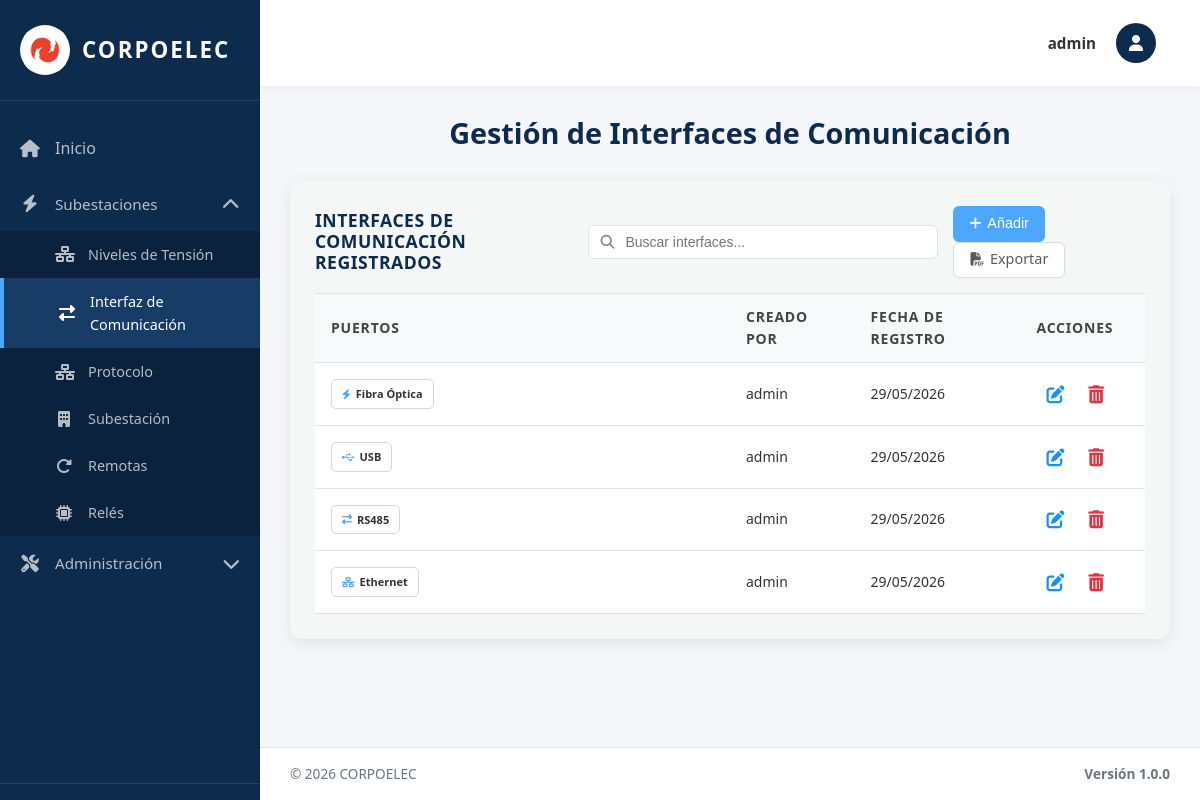
Before: /interfaces/ (signed in) with the older database file.
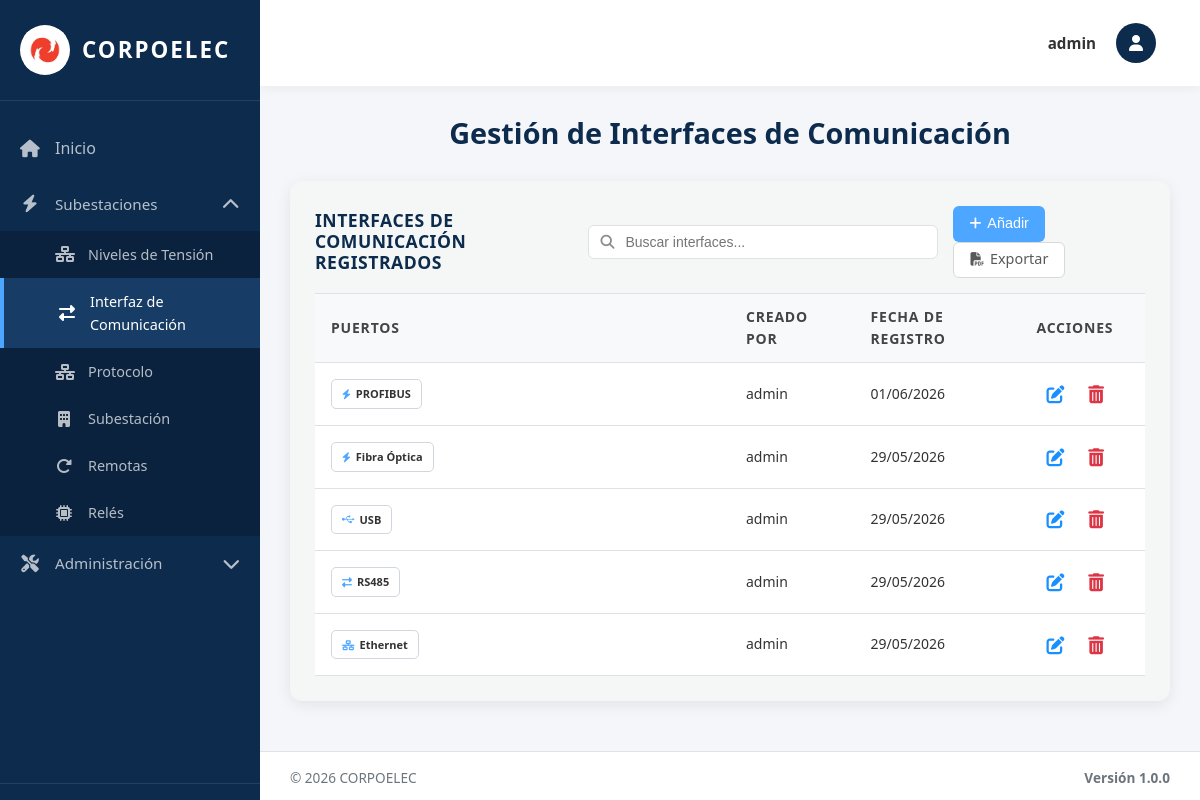
After: the same page with the newer database file.
### equipos/models.py (models this page shows, shortened)
class PuertoComunicacion(models.Model):
    TIPO_CHOICES = [
        ('ETH', 'Ethernet'),
        ('RS232', 'RS232'),
        ('RS485', 'RS485'),
        ('USB', 'USB'),
        ('FIBRA', 'Fibra Óptica'),
    ]
    Id_Puerto = models.AutoField(primary_key=True)  # Identificador único
    Id_Interfaz = models.ForeignKey(InterfazDeComunicacion, on_delete=models.SET_NULL, null=True, blank=True, related_name='puertos')  # Interface a la que pertenece - SET_NULL permite eliminar interfaz sin borrar puertos
    Tipo = models.CharField(max_length=30, choices=TIPO_CHOICES, default='ETH', verbose_name='Tipo de Puerto')  # Tipo de puerto (enumerado o personalizado por el admin)
    Descripcion = models.CharField(max_length=80, blank=True, default='', verbose_name='Descripción')  # Descripción breve (útil para tipos personalizados)
    Icono = models.CharField(max_length=40, blank=True, default='', verbose_name='Ícono')  # Clase FontAwesome (para tipos personalizados)
    Estado = models.CharField(max_length=50, default='Activo', verbose_name='Estado')  # Estado operativo
    Fecha_Reg = models.DateField(auto_now_add=True)  # Fecha de registro automática
    creado_por = models.ForeignKey(User, on_delete=models.SET_NULL, null=True, blank=True, related_name='puertos_creados')  # Usuario que creó el registro
    class Meta:
        verbose_name = 'Puerto de Comunicación'
        verbose_name_plural = 'Puertos de Comunicación'
        ordering = ['Id_Puerto']  # Orden por ID ascendente

class InterfazDeComunicacion(models.Model):
    TIPO_INTERFAZ_CHOICES = [
        ('PUERTOS', 'Puertos de Comunicación'),
        ('PROTOCOLOS', 'Protocolos de Comunicación'),
    ]
    Id_Interfaz = models.AutoField(primary_key=True, serialize=False)  # Identificador único (PK)
    Puertos_C = models.IntegerField(default=0, verbose_name='Cantidad de Puertos')  # Contador de puertos
    Fecha_Reg = models.DateField(auto_now_add=True)  # Fecha de registro automática
    creado_por = models.ForeignKey(User, on_delete=models.SET_NULL, null=True, blank=True, related_name='interfaces_creadas')  # Usuario que creó el registro
    Tipo_Interfaz = models.CharField(max_length=20, choices=TIPO_INTERFAZ_CHOICES, default='PUERTOS', verbose_name='Tipo de Interfaz')  # Tipo de interfaz
    Activo = models.BooleanField(default=True, verbose_name='Activo')  # Para eliminación lógica
    objects = models.Manager()
    activos = models.Manager()  # Manager por defecto para filtrar activos
    class Meta:
        verbose_name = 'Interfaz de Comunicación'
        verbose_name_plural = 'Interfaces de Comunicación'
        ordering = ['Id_Interfaz']  # Orden por ID ascendente

### equipos/views.py (the view, shortened to what this page needs)
# urls.py: path('interfaces/', interfaces_view, name='interfaces'),
@login_required(login_url='/login/')
@no_cache
def interfaces_view(request):
    interfaces_list = InterfazDeComunicacion.objects.filter(Tipo_Interfaz='PUERTOS', Activo=True).prefetch_related('puertos').order_by('-Fecha_Reg', '-Id_Interfaz')
    paginator = Paginator(interfaces_list, 10)
    page_number = request.GET.get('page')
    page_obj = paginator.get_page(page_number)
    puertos_tipos = PuertoComunicacion.TIPO_CHOICES
    tipos_registrados = list(PuertoComunicacion.objects.filter(
        Id_Interfaz__Tipo_Interfaz='PUERTOS', Id_Interfaz__Activo=True
    ).values_list('Tipo', flat=True).distinct())
    tipos_personalizados = TipoPuertoPersonalizado.objects.filter(Activo=True).order_by('Tipo')
    context = {
        'title': 'Interfaz de Comunicacion',
        'page_obj': page_obj,
        'puertos_tipos': puertos_tipos,
        'tipos_registrados': tipos_registrados,
        'tipos_personalizados': tipos_personalizados,
        'is_admin': request.user.is_superuser,
        'puede_crear': puede_crear(request),
        'puede_actualizar': puede_actualizar(request),
        'puede_eliminar': puede_eliminar(request)
    }
    return render(request, 'interfaces.html', context)

### equipos/context_processors.py (called while the page is built, shortened)
def permisos_usuario(request):
    if request.user.is_superuser:
        return {
            'permisos_usuario': {'crear': True, 'actualizar': True, 'eliminar': True},
            'puede_crear': True,
            'puede_actualizar': True,
            'puede_eliminar': True,
        }

### templates/interfaces.html (shortened to what this page needs)
{% extends 'base.html' %}
{% load static %}
{% block content %}
<div class="welcome-text">
  <h2>Gestión de Interfaces de Comunicación</h2>
</div>
<div class="table-section">
<div class="table-header">
  <h3>INTERFACES DE COMUNICACIÓN REGISTRADOS</h3>
  <div class="search-container">
    <input type="text" class="search-input" id="searchInput" placeholder="Buscar interfaces..." onkeyup="filterTable()">
  </div>
  <div class="action-buttons">
    {% if puede_crear %}
    <button class="btn btn-primary btn-add-top" onclick="abrirModal()">
      <i class="fas fa-plus"></i> Añadir
    </button>
    {% endif %}
    <a href="{% url 'exportar_interfaces_pdf' %}" class="btn btn-secondary btn-add-top" title="Exportar PDF">
      <i class="fas fa-file-pdf"></i> Exportar
    </a>
  </div>
</div>
  {% if page_obj.paginator.count > 0 %}
  <table class="data-table">
    <thead>
      <tr>
        <th width="50%">Puertos</th>
        {% if is_admin %}<th width="15%">Creado Por</th>{% endif %}
        <th width="20%">Fecha de Registro</th>
        <th width="15%">Acciones</th>
      </tr>
    </thead>
    <tbody>
      {% for interfaz in page_obj %}
      <tr>
        <td>
          <div class="puertos-container">
          {% for puerto in interfaz.puertos.all %}
              <span class="puerto-badge"{% if puerto.Descripcion %} title="{{ puerto.Descripcion }}"{% endif %}>
                <span class="puerto-icon">
                  {% if puerto.Tipo == 'ETH' %}<i class="fas fa-network-wired"></i>
                  {% elif puerto.Tipo == 'RS232' %}<i class="fas fa-plug"></i>
                  {% elif puerto.Tipo == 'RS485' %}<i class="fas fa-exchange-alt"></i>
                  {% elif puerto.Tipo == 'USB' %}<i class="fab fa-usb"></i>
                  {% elif puerto.Tipo == 'FIBRA' %}<i class="fas fa-bolt"></i>
                  {% elif puerto.Icono %}<i class="{{ puerto.Icono }}"></i>
                  {% else %}<i class="fas fa-microchip"></i>{% endif %}
                </span>
                <span class="puerto-text">{{ puerto.get_Tipo_display }}</span>
              </span>
          {% empty %}
              <span class="no-data">Sin puertos</span>
          {% endfor %}
          </div>
        </td>
        {% if is_admin %}<td>{{ interfaz.creado_por.username|default:"Sistema" }}</td>{% endif %}
        <td><span class="fecha-text">{{ interfaz.Fecha_Reg|date:"d/m/Y" }}</span></td>
        <td class="actions-cell">
          {% with puertos_list=interfaz.puertos.all %}
          {% if puede_actualizar %}
          <button type="button" class="btn-icon btn-edit" title="Editar" onclick="abrirModalEditar('{{ interfaz.Id_Interfaz }}')">
            <i class="fas fa-edit"></i>
          </button>
          {% endif %}
          <form method="post" style="display: inline;" onsubmit="return confirmarEliminacion(this);">
            {% if puede_eliminar %}
            <button type="submit" class="btn-icon btn-delete" title="Eliminar">
              <i class="fas fa-trash-alt"></i>
            </button>
            {% endif %}
          </form>
          {% endwith %}
        </td>
      </tr>
      {% endfor %}
    </tbody>
  </table>
  {% else %}
  <p class="no-data">No hay interfaces de comunicación registradas.</p>
  {% endif %}
</div>
{% endblock %}

Changed rows visible on the page:
added InterfazDeComunicacion: creado_por.username "admin", Fecha_Reg "01/06/2026"
added PuertoComunicacion: Tipo "PROFIBUS", shown under "admin"
